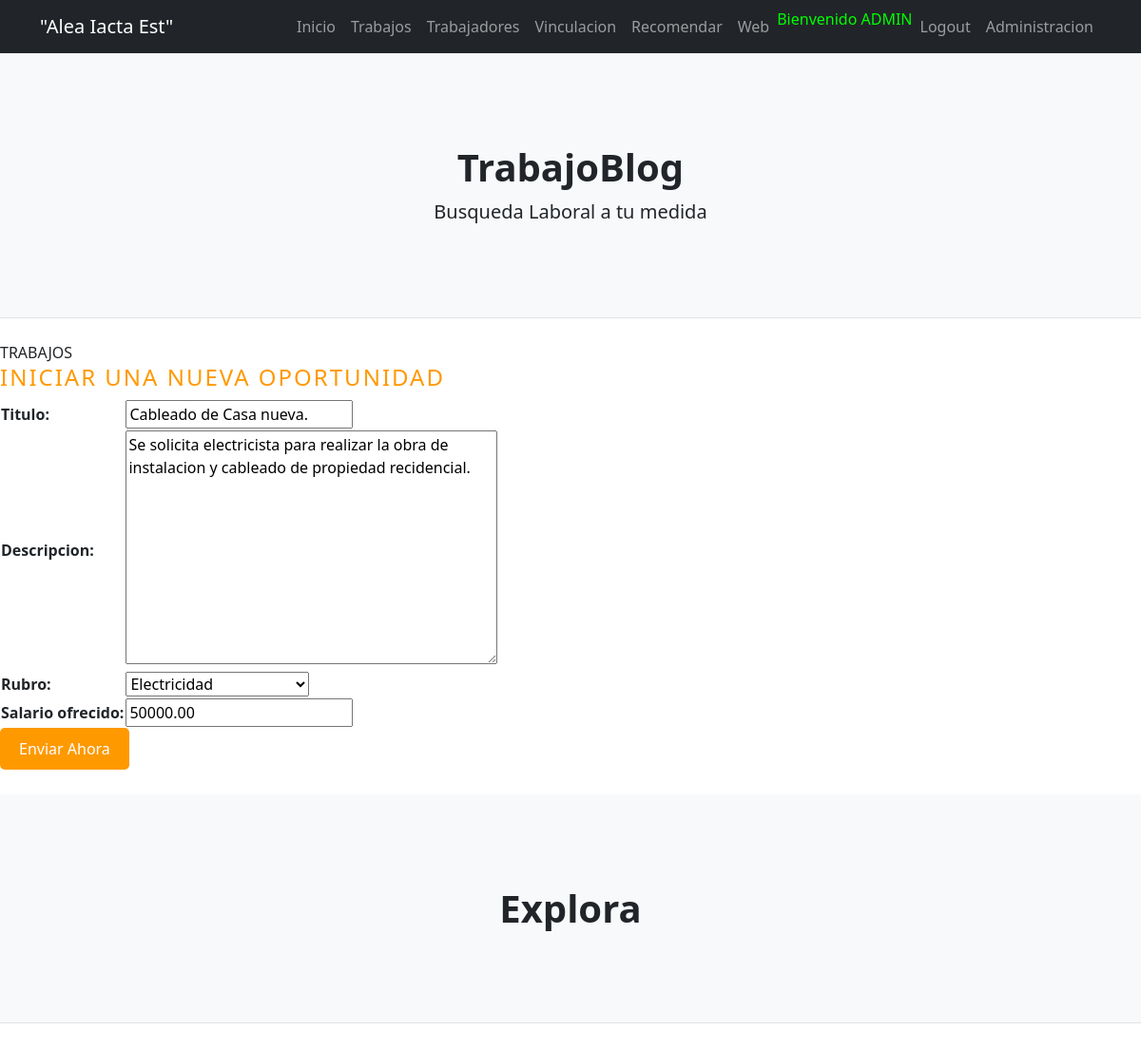
The app's page /aplicacionBlog/update_trabajo/1/ (signed in) with its own data.
### aplicacionBlog/models.py (models this page shows, shortened)
class Trabajo(models.Model):
    titulo = models.CharField(max_length=100)
    descripcion = models.TextField()
    rubro = models.CharField(max_length=50, choices=RUBRO_CHOICES)
    salario_ofrecido = models.DecimalField(max_digits=10, decimal_places=2)

### aplicacionBlog/views.py (the view)
# urls.py: path('update_trabajo/<int:pk>/', TrabajoUpdate.as_view(), name="update_trabajos"),
class TrabajoUpdate(LoginRequiredMixin, UpdateView):
    model = Trabajo
    fields = ['titulo', 'descripcion', 'rubro', 'salario_ofrecido']
    success_url = reverse_lazy('trabajo')

### aplicacionBlog/templates/aplicacionBlog/trabajo_form.html (shortened to what this page needs)
{% extends 'aplicacionBlog/base.html' %}
{% load static %}
{% block cabecera %}
    <div class="masthead-heading text-uppercase">Trabajos</div>
{% endblock cabecera %}
{% block contenido %}
<body>
    <h3 style="font-size: 24px; color: #ff9900; text-transform: uppercase; letter-spacing: 2px;">Iniciar una Nueva Oportunidad</h3>
    <form action="" method="POST">
        <table>
          {{ form.as_table }}
        </table>
        <button style="padding: 10px 20px; background-color: #ff9900; color: #fff; border: none; border-radius: 5px; font-size: 16px; cursor: pointer;">Enviar Ahora</button>
    </form>
</body>
{% endblock contenido %}

### aplicacionBlog/templates/aplicacionBlog/base.html (shortened to what this page needs)
<!DOCTYPE html>
<html lang="es">
    <head>
        {% load static %}
        <link href="{% static 'aplicacionBlog/css/styles.css' %}" rel="stylesheet" />
    </head>
    <body>
        <nav class="navbar navbar-expand-lg navbar-dark bg-dark">
            <div class="container">
                <a class="navbar-brand">"Alea Iacta Est"</a>
            {% if user.is_authenticated %}
                <div class="collapse navbar-collapse" id="navbarSupportedContent">
                    <ul class="navbar-nav ms-auto mb-2 mb-lg-0">
                        <li class="nav-item"><a class="nav-link" href="{% url 'home' %}">Inicio</a></li>
                        <li class="nav-item"><a class="nav-link" href="{% url 'trabajo' %}">Trabajos</a></li>
                        <li class="nav-item"><a class="nav-link" href="{% url 'trabajador' %}">Trabajadores</a></li>
                        <li class="nav-item"><a class="nav-link" href="{% url 'vinculaciones' %}">Vinculacion</a></li>
                        <li class="nav-item"><a class="nav-link" href="{% url 'recomendaciones' %}">Recomendar</a></li>
                        <li class="nav-item"><a class="nav-link" href="{% url 'inicio' %}">Web</a></li>
                        <p style="color:#00FF00">Bienvenido {{ user.username|upper}}</p>
                        <li class="nav-item"><a class="nav-link" href="{% url 'logout' %}">Logout</a></li>
                        <li class="nav-item"><a class="nav-link" href="{% url 'admin:index' %}">Administracion</a></li>
                    </ul>
                </div>
            {% else %}
                        <a class="btn btn-success" href="{% url 'register' %}">Registro</a></li>
                        <a class="btn btn-info" href="{% url 'login' %}">Login</a></li>
            {% endif %}
            </div>
        </nav>
        <header class="py-5 bg-light border-bottom mb-4">
            <div class="container">
                <div class="text-center my-5">
                    <h1 class="fw-bolder">TrabajoBlog</h1>
                    <p class="lead mb-0">Busqueda Laboral a tu medida</p>
                </div>
            </div>
        </header>
        {% block cabecera %}
        {% endblock cabecera %}
        {% block contenido %}
        {% endblock contenido %}
        <link rel="stylesheet" href="http://cdnjs.cloudflare.com/ajax/libs/font-awesome/6.4.0/css/all.min.css"/>
        <button class="navbar-toggler" type="button" data-bs-toggle="collapse" data-bs-target="#navbarSupportedContent" aria-controls="navbarSupportedContent" aria-expanded="false" aria-label="Toggle navigation"><span class="navbar-toggler-icon"></span></button>
        <header class="py-5 bg-light border-bottom mb-4">
            <div class="container">
                <div class="text-center my-5">
                    <h1 class="fw-bolder">Explora</h1>
                </div>
            </div>
        </header>
    </body>
</html>

### records on screen
Trabajo: titulo "Cableado de Casa nueva.", descripcion "Se solicita electricista para realizar la obra de instalacion y cableado de propiedad recidencial.", rubro "Electricidad", salario_ofrecido "50000.00"

### other values on screen
{{ user.username|upper }} "ADMIN"
